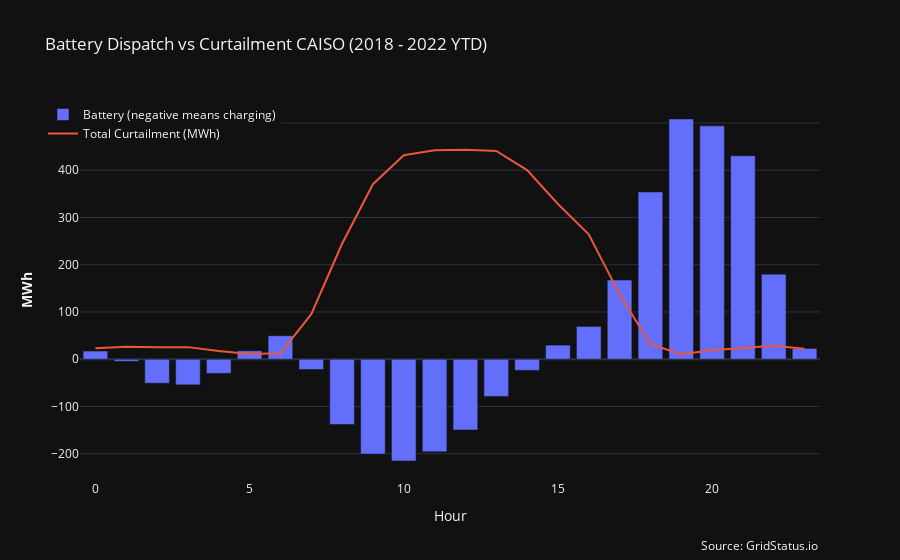

The notebook cell saved with this chart:
### Code cell
fig = go.Figure()

# Add traces
fig.add_trace(
    go.Bar(x=hourly_avg.index, y=hourly_avg["Batteries"], name="Battery (negative means charging)"),
)

# fig.add_bar(x=hourly_avg.index,
#             y=hourly_avg["Total Wind Curtailment (MWh)"], name="Total Wind Curtailment (MWh)")
# fig.update_layout(barmode='stack')


fig.add_trace(
    go.Scatter(x=hourly_avg.index, y=hourly_avg["Total Curtailment (MWh)"], name="Total Curtailment (MWh)"),
)

# Add figure title
fig.update_layout(title_text="Battery Dispatch vs Curtailment CAISO (2018 - 2022 YTD)")

# Set x-axis title
fig.update_xaxes(title_text="Hour")

# Set y-axes titles
fig.update_yaxes(title_text="<b>MWh</b>")
# horizontal legend
# legend font size
fig.update_layout(legend=dict(yanchor="top", y=1, xanchor="left", x=-.05))
save_figure(fig, "battery_vs_curtailment")

### Figure 1 — Plotly figure (JSON) as saved in the notebook; plotly's stock layout.template omitted (floating-point values rounded to 4 significant figures)
{"data": [{"name": "Battery (negative means charging)", "type": "bar", "x": [0, 1, 2, 3, 4, 5, 6, 7, 8, 9, 10, 11, 12, 13, 14, 15, 16, 17, 18, 19, 20, 21, 22, 23], "y": [17.32, -4.478, -50.93, -54.29, -30.02, 17.79, 49.59, -21.74, -138.2, -200.7, -215.4, -196.0, -149.8, -78.65, -23.61, 29.91, 69.42, 167.5, 353.9, 508.3, 493.9, 430.6, 180.0, 22.66]}, {"name": "Total Curtailment (MWh)", "type": "scatter", "x": [0, 1, 2, 3, 4, 5, 6, 7, 8, 9, 10, 11, 12, 13, 14, 15, 16, 17, 18, 19, 20, 21, 22, 23], "y": [23.01, 26.42, 25.29, 25.57, 17.34, 10.93, 12.52, 95.4, 244.4, 370.4, 431.7, 442.0, 443.5, 440.6, 400.1, 328.5, 264.4, 137.2, 31.75, 10.47, 18.96, 23.83, 28.57, 21.96]}], "layout": {"annotations": [{"showarrow": false, "text": "Source: GridStatus.io", "x": 1, "xref": "paper", "y": -0.2, "yref": "paper"}], "legend": {"x": -0.05, "xanchor": "left", "y": 1, "yanchor": "top"}, "title": {"text": "Battery Dispatch vs Curtailment CAISO (2018 - 2022 YTD)"}, "xaxis": {"title": {"text": "Hour"}}, "yaxis": {"title": {"text": "<b>MWh</b>"}}}}
